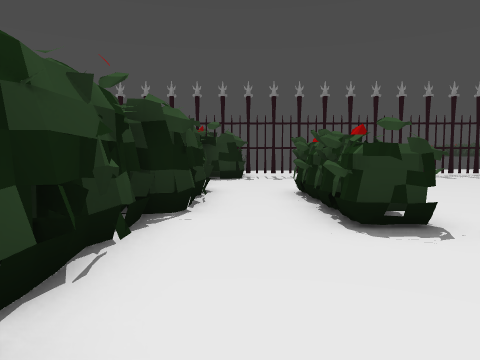
[1] (above)

24 first-person views from a walk through a level from a Godot 3-D game. The camera is 1.4 m above the floor, tilts 4° down and sees 70° across. The floor is counted in squares, 1.68 m on a side. Each view is taken from the middle of a square. On the plan, view 1 faces up. The plan holds only what a view shows up to about 12 squares ahead; the rest is blank. The place goes on beyond the plan.

[2]
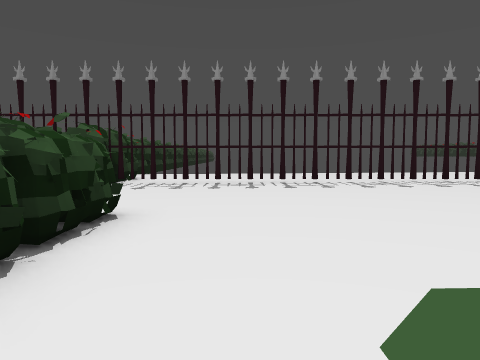

[3]
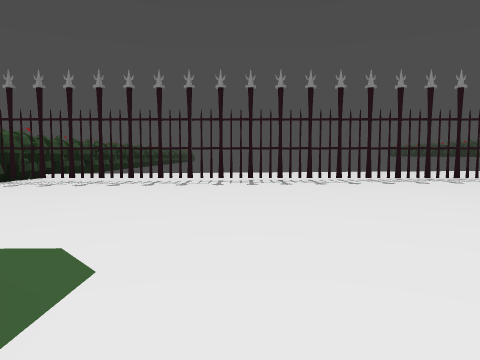

[4]
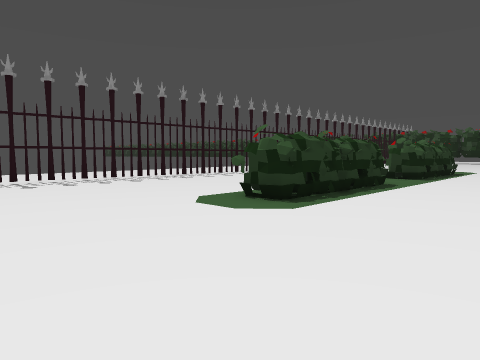

[5]
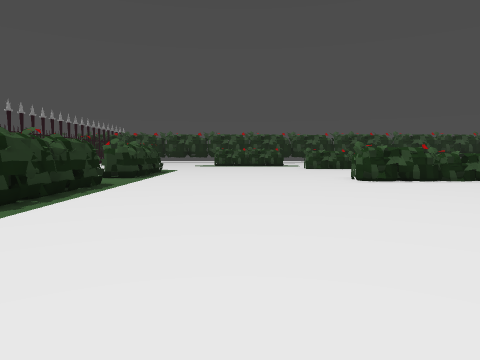

[6]
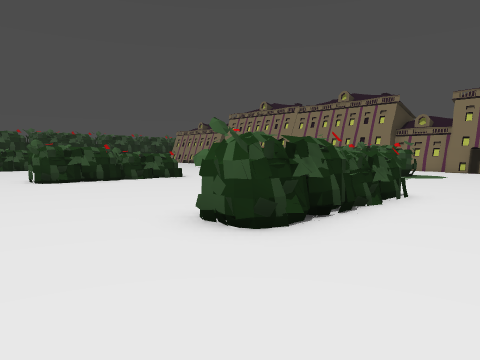

[7]
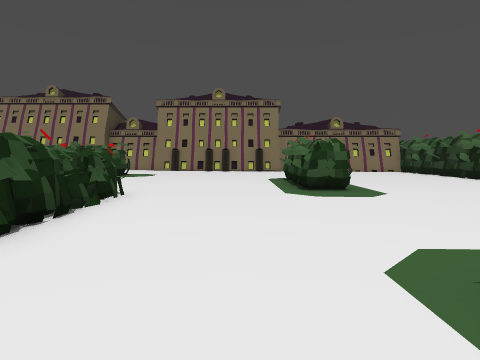

[8]
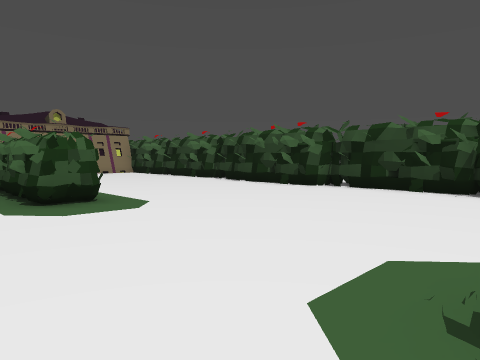

[9]
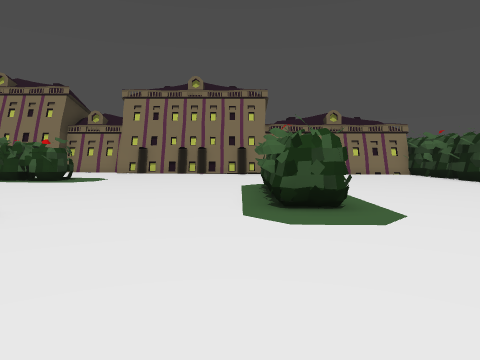

[10]
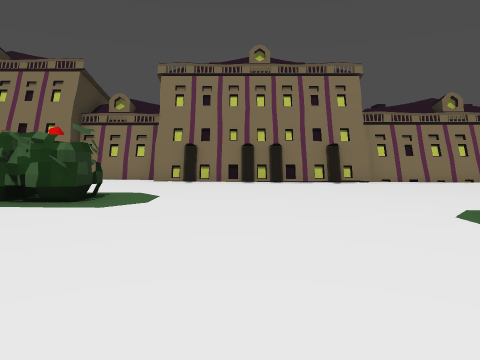

[11]
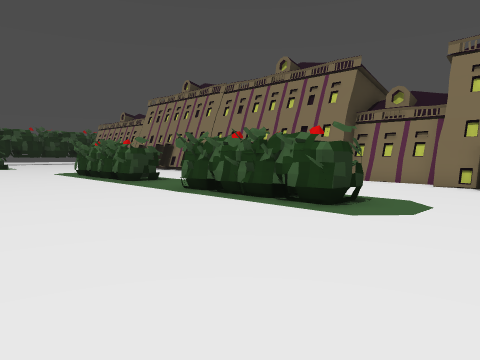

[12]
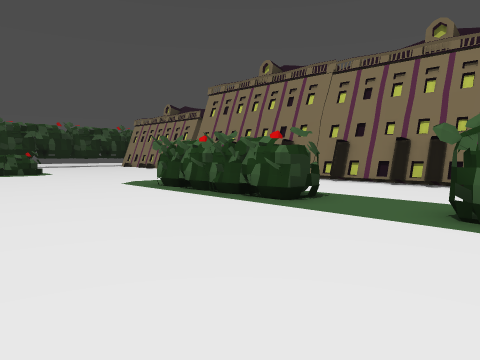

[13]
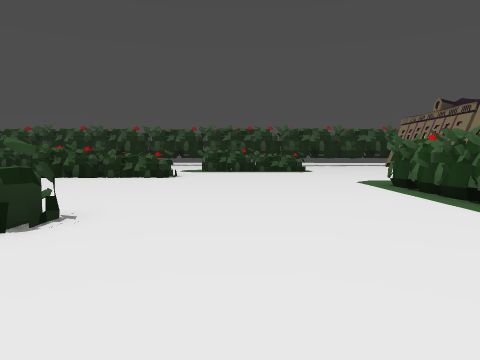

[14]
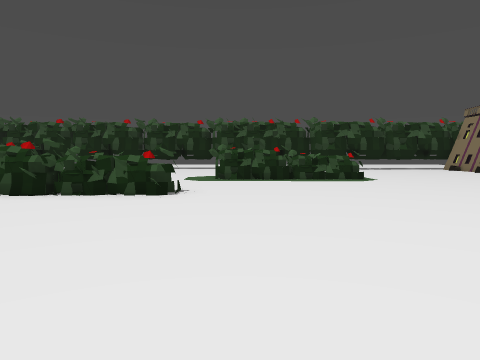

[15]
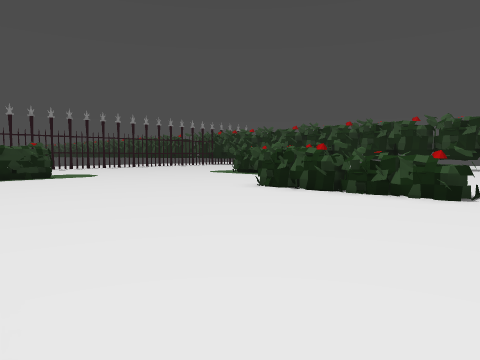

[16]
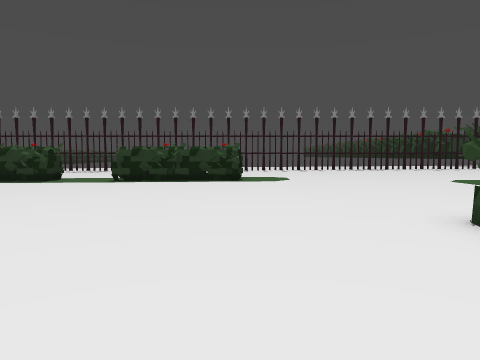

[17]
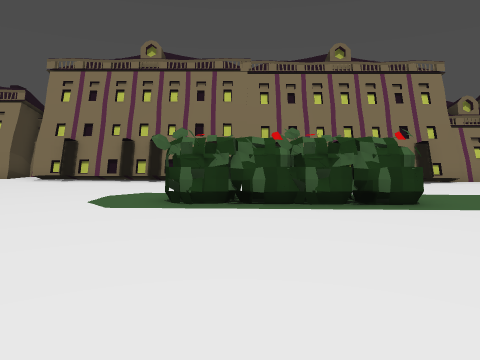

[18]
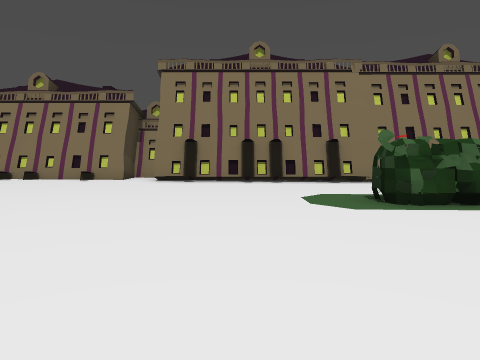

[19]
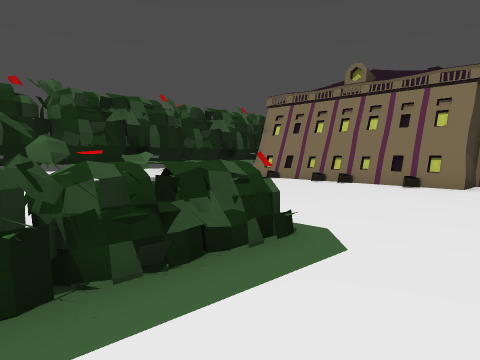

[20]
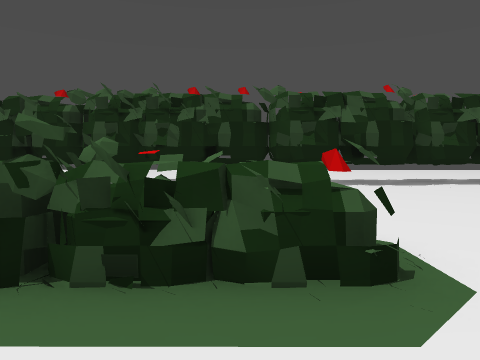

[21]
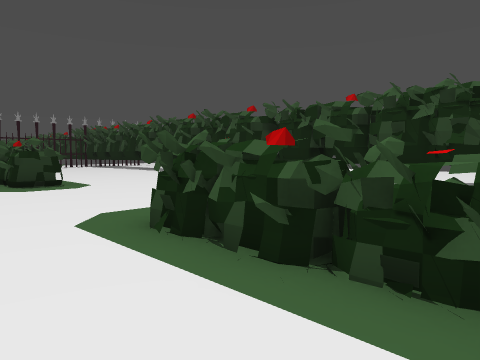

[22]
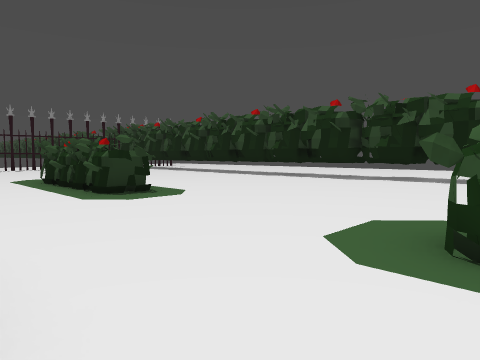

[23]
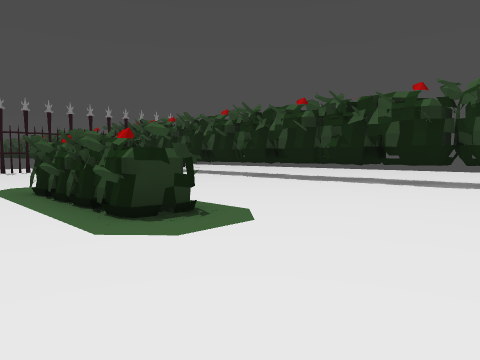

[24]
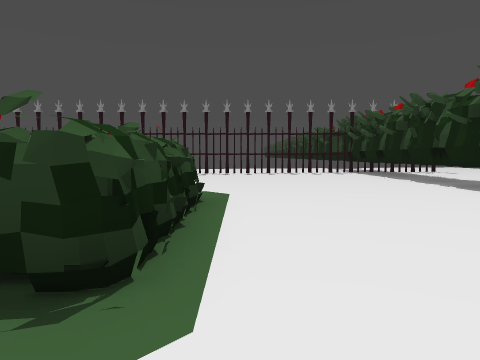

### Floor plan
Key: @ floor where view 1 was taken; # wall or solid block; x gap in a wall; . main floor; : floor 0.25 m higher than the main floor; - floor 0.25 m lower than the main floor; = window, fence, low wall or low ledge; ^ raised ledge; H hedge.
Columns run from 1 left of view 1 to 39 right of it. Each row starts with its distance up from view 1.
 15  #--------....
 14  #xxxxxx--xxxxxxxx
 13  #--------........
 12  ----------......
 11  ----------.......
 10  ----------.......
  9  ----------......                :::::::#
  8 #-HH-------.....                .:::::::#
  7 #--H-------...#      #          .:::::::#
  6 #-HH--------..#####..#####.......:::::::#
  5 #-HH--------......................:::::##
  4 #-HH--------......................::::: #
  3 #--- -  ----....................##::::::#
  2 #---     ---....................##::::::#
  1  --      ---....................##::::::#
  0  @      ----....................##::::::#
 -1         -----...................##::::::#
 -2  -----------##......#.......# .....:::::#
 -3 #-----------# ......# ......# .....:::::#
 -4 #-----------#  .....# ......##.....:::::#
 -5 #-----------#   ....^ ......^ .....:::::#
 -6 #-----------#     ..^=......^^.....:::::#
 -7 #------------     ..............##.::   #
 -8 #-----##------.  ...............^#      #
 -9 #----- #------..................##      #
-10  ----- #------..................^#      #
-11  ----- #------..................^^      #
-12  ----- -------...................^.    ##
-13  ----  -------#####..#####..........:  #
-14 #---- --------##   ..#   #..........:::#
-15      ----------.  .....  ............::#
-16      ----------.  .....  ............::##
-17     -----------. ...... .............:::#
-18    -----#-##-#-...#.##.#.#.##.#......:  #
-19    ###################################

Positions as (right, up) in squares from view 1, and headings:
1: (0, 0), facing up
2: (4, 3), facing up
3: (8, 2), facing up
4: (8, 2), facing up-right
5: (8, 2), facing right
6: (8, 1), facing down-right
7: (8, 1), facing down
8: (8, -1), facing down-left
9: (7, -2), facing down
10: (10, -7), facing down
11: (10, -8), facing down-right
12: (16, -8), facing down-right
13: (15, -9), facing right
14: (20, -8), facing right
15: (20, -8), facing up-right
16: (24, -6), facing up
17: (23, -7), facing down
18: (27, -7), facing down
19: (29, -9), facing down-right
20: (29, -11), facing right
21: (29, -11), facing up-right
22: (28, -8), facing up-right
23: (29, -5), facing up-right
24: (33, -3), facing up
